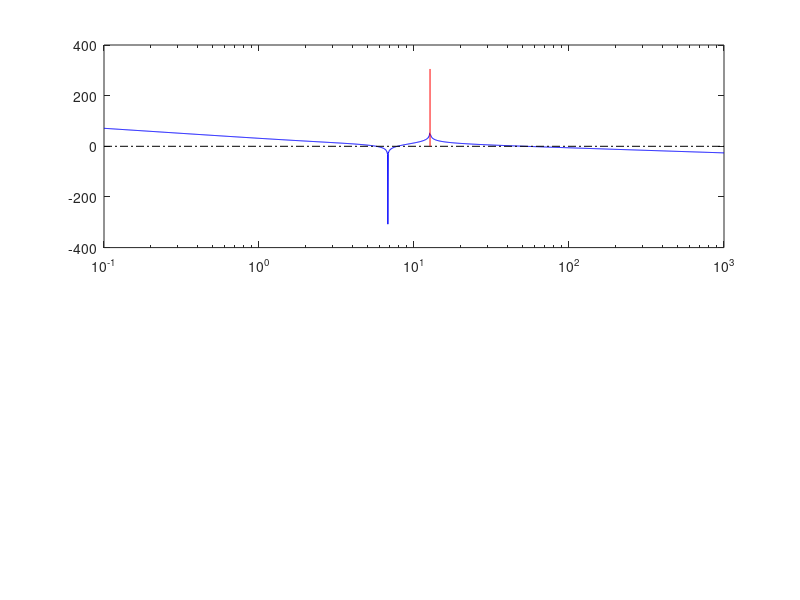

The MATLAB script that drew this image: (Note: this script raises an error after producing the figure.)
%% Solution for Phase 2: Parts 2.5 and 5
% Controller: Phase 1 PD (Kp=25, Kd=10)
clc; clear; close all;

%% --- SYSTEM PARAMETERS ---
J1 = 0.2;       % Motor Inertia
J2 = 0.5;       % Arm Inertia
k_lin = 20;     % Linear Stiffness
beta = 100;     % Non-linear Stiffness
alpha0 = 0.1;   % Operating Point
Kp = 25;        % Controller P Gain
Kd = 10;        % Controller D Gain

% Linearized Equivalent Stiffness
K_eq = k_lin + 3 * beta * alpha0^2;

%% =================================================================
%% --- PART 2.5: FREQUENCY DOMAIN ANALYSIS (Bode & Stability) ---
%% =================================================================

% 1. Define Plant Transfer Function G(s)
% G(s) = (J2*s^2 + Keq) / ( s^2 * [J1*J2*s^2 + Keq(J1+J2)] )
num_G = [J2, 0, K_eq];
den_G = [J1*J2, 0, K_eq*(J1+J2), 0, 0];
G_plant = tf(num_G, den_G);

% 2. Define Controller C(s) = Kd*s + Kp
C_ctrl = tf([Kd, Kp], [1]);

% 3. Open Loop Transfer Function L(s)
L_open = C_ctrl * G_plant;

% 4. Draw Bode Plot & Check Stability
figure('Name', 'Part 2.5: Bode Plot (Phase 1 Controller)', 'Color', 'w');
margin(L_open);
grid on;
title('Part 2.5: Bode Diagram & Stability (Kp=25, Kd=10)');

% 5. Check Closed Loop Stability
sys_cl = feedback(L_open, 1);
poles_cl = pole(sys_cl);
is_stable = all(real(poles_cl) < 0);

fprintf('--- PART 2.5 RESULTS ---\n');
if is_stable
    fprintf('System Stability: STABLE\n');
else
    fprintf('System Stability: UNSTABLE\n');
end
[Gm, Pm, Wcg, Wcp] = margin(L_open);
fprintf('Phase Margin: %.2f deg at %.2f rad/s\n', Pm, Wcp);
fprintf('Gain Margin:  %.2f dB\n\n', 20*log10(Gm));


%% =================================================================
%% --- PART 5: LOAD DISTURBANCE REJECTION ---
%% =================================================================

% 1. Simulation Settings
t_span = 0:0.001:3;
x0 = [0; 0; 0; 0]; % Start at rest

% 2. Run Non-Linear Simulation with Disturbance
[t, x] = ode45(@(t,x) nonlinear_dist_dynamics(t, x, Kp, Kd, k_lin, beta, J1, J2), t_span, x0);
theta1 = x(:,1);
theta2 = x(:,3);

% 3. Calculate Performance Metrics
% Max Deviation (from 0)
max_dev = max(abs(theta1));

% Recovery Time (Time to return to within 0.001 rad)
threshold = 0.001;
idx_settled = find(abs(theta1) > threshold, 1, 'last');
if isempty(idx_settled)
    t_rec = 0;
else
    t_rec = t(idx_settled);
end

fprintf('--- PART 5 RESULTS ---\n');
fprintf('Disturbance: Triangular (Peak 2Nm, Duration 0.5s)\n');
fprintf('Max Motor Deviation: %.4f rad\n', max_dev);
fprintf('Recovery Time:       %.4f s\n', t_rec);

% 4. Plot Results
figure('Name', 'Part 5: Disturbance Rejection', 'Color', 'w');

subplot(2,1,1);
plot(t, theta1, 'b', 'LineWidth', 1.5); hold on;
plot(t, theta2, 'r:', 'LineWidth', 1.5);
yline(threshold, 'k--', 'LineWidth', 0.5); 
yline(-threshold, 'k--', 'LineWidth', 0.5);
title('Part 5: Response to Arm Disturbance');
legend('\theta_1 (Motor)', '\theta_2 (Arm)', 'Threshold');
ylabel('Position (rad)'); grid on;

subplot(2,1,2);
% Recreate disturbance for plotting
tau_d = arrayfun(@(t) get_disturbance(t), t);
plot(t, tau_d, 'k', 'LineWidth', 1.5);
title('Applied Disturbance Torque (on Arm)');
xlabel('Time (s)'); ylabel('Torque (Nm)'); 
grid on; ylim([-0.5 2.5]);


%% =================================================================
%% --- LOCAL FUNCTIONS ---
%% =================================================================

% Non-Linear Dynamics with Disturbance
function dxdt = nonlinear_dist_dynamics(t, x, Kp, Kd, k, beta, J1, J2)
    th1 = x(1); dth1 = x(2); 
    th2 = x(3); dth2 = x(4);
    
    % Controller: Regulate to 0
    % u = -Kp*th1 - Kd*dth1
    tau_m = -Kp*th1 - Kd*dth1;
    
    % Disturbance on Arm
    tau_d = get_disturbance(t);
    
    % Spring Force
    dth = th1 - th2;
    T_spring = k*dth + beta*(dth)^3;
    
    % Equations of Motion
    % J1*ddth1 = tau_m - T_spring
    ddth1 = (tau_m - T_spring) / J1;
    
    % J2*ddth2 = T_spring + tau_d
    ddth2 = (T_spring + tau_d) / J2;
    
    dxdt = [dth1; ddth1; dth2; ddth2];
end

% Triangular Disturbance Profile
function val = get_disturbance(t)
    if t < 0
        val = 0;
    elseif t <= 0.25
        % Rise 0->2 in 0.25s (Slope 8)
        val = 8 * t;
    elseif t <= 0.5
        % Fall 2->0 in 0.25s (Slope -8)
        val = 2 - 8 * (t - 0.25);
    else
        val = 0;
    end
end
